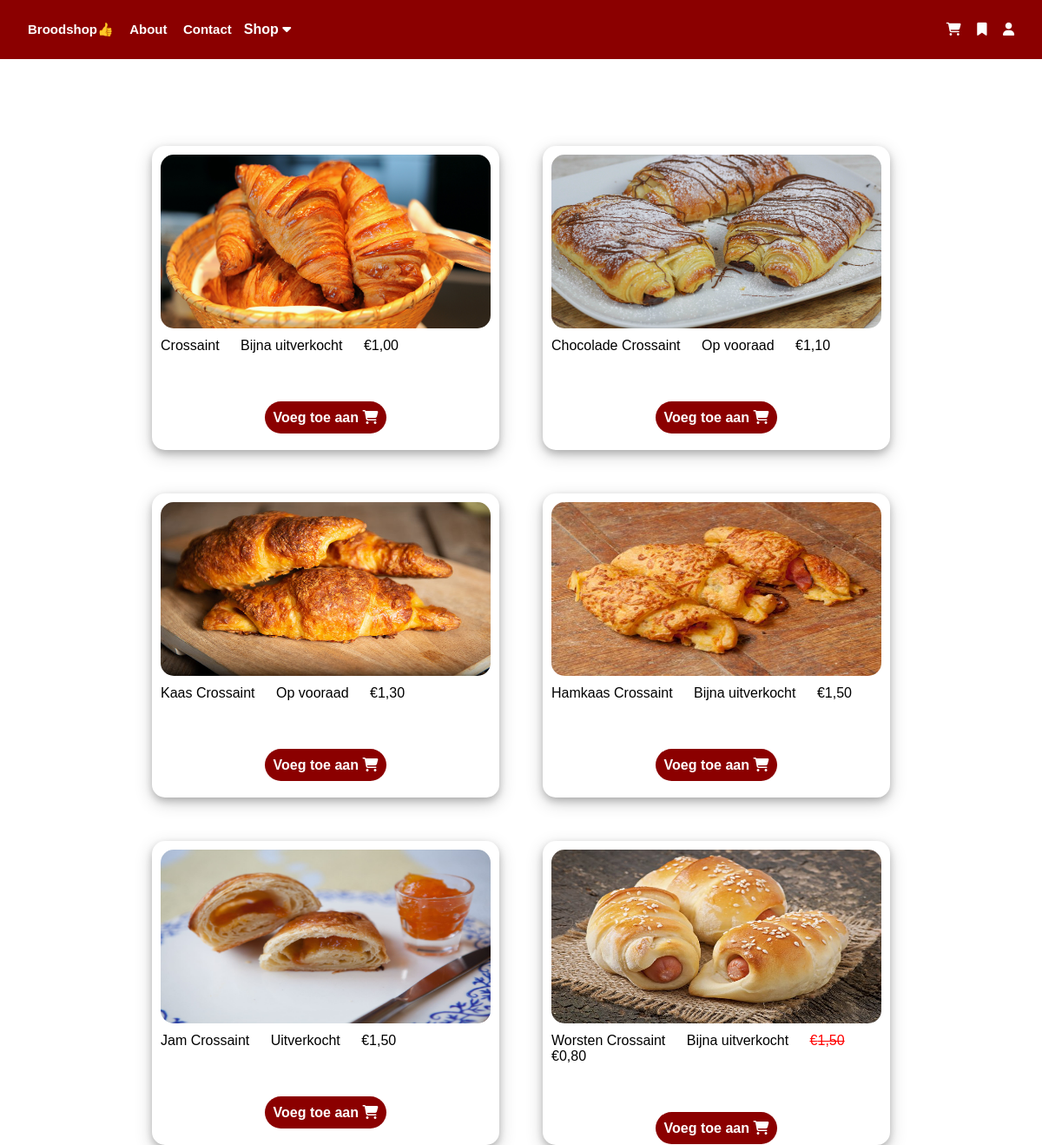
/crossaint.php, run on the app's committed database.
### tables this page shows
CREATE TABLE `producten` (
  `ID` smallint(11) NOT NULL,
  `Catogorie` varchar(16) NOT NULL,
  `Naam` varchar(20) NOT NULL,
  `Prijs` decimal(4,2) NOT NULL,
  `Voorraad` mediumint(4) NOT NULL
);

### function.php (the view, shortened to what this page needs)
<?php
function function1($img1, $stock, $prijs, $naam ) {
    echo "<div class='project-container'>
            <div class='project-item'><img src='$img1' alt=''></div>
        <div class='project-description'>
                <span>$naam</span>
                <span>$stock</span>
                <span>€".number_format($prijs, 2, ",", "")."</span>
            </div>
            <div class='project-button'>
                <a href=''>Voeg toe aan <i class='fa-solid fa-cart-shopping'></i></a>
            </div>
        </div>";
};
function function2($img1, $stock, $prijs, $naam, $prijs_korting ) {
    echo "<div class='project-container'>
            <div class='project-item'><img src='$img1' alt=''></div>
        <div class='project-description'>
                <span>$naam</span>
                <span>$stock</span>
                <span class='oude_prijs'>€".number_format($prijs, 2, ",", "")."</span>
                <span>€$prijs_korting</span>
            </div>
            <div class='project-button'>
                <a href=''>Voeg toe aan <i class='fa-solid fa-cart-shopping'></i></a>
            </div>
        </div>";
};

### header.php (shortened to what this page needs)
<!DOCTYPE html>
<html lang="en">
<head>
    <link rel="stylesheet" href="css/style.css">
</head>
<body>
<section class="nav-container">
    <header>
        <ul class="nav_links2">
            <li><a href="index.php">Broodshop👍 </a></li>
            <li class="dropdown">
                <div class="dropbtn">Shop
                    <i class="fa fa-caret-down"></i>
                </div>
            </li>
            <li><a href="">About</a></li>
            <li><a href="">Contact</a></li>
        </ul>
        <ul class="nav_links">
            <li><a href=""><i class="fa-solid fa-cart-shopping"></i></a></li>
            <li><a href=""><i class="fa-solid fa-bookmark"></i></a></li>
            <li><a href=""><i class="fa-solid fa-user"></i></a></li>
        </ul>
    </header>
</section>
</body>
</html>

### crossaint.php (shortened to what this page needs)
<?php
require "header.php";
require "function.php";
$dbconnect = new dbconnection();
$sql = "SELECT * FROM producten WHERE `Catogorie` = 'Crossaint' ";
$query = $dbconnect -> prepare($sql);
$query -> execute() ;
$item_array = $query -> fetchAll(PDO::FETCH_NUM);
$array_teller = count($item_array);
$item_array = function3($item_array, $array_teller);
$prijs_korting_2 = function4($item_array, 0)
?>
<section>
    <div class="grid-project">
        <?php
        function1( "img/Crossaint.jpg", $item_array[0][4], $item_array[0][3], $item_array[0][2]);
        function2("img/worstenbroodje_crossaint.png",  $item_array[5][4], $item_array[5][3], $item_array[5][2], $prijs_korting_2);
        ?>
    </div>
</section>

### css/style.css (style rules this page uses)
* { margin: 0; padding: 0; box-sizing: border-box; font-family: sans-serif; scrollbar-width: none; }
.nav-container li, a { font-weight: 600; font-size: 16px; color: #edf0f1; text-decoration: none }
header { top: 0; left: 0; width: 100%; display: flex; justify-content: space-between; align-items: center; background-color: darkred; z-index: 1000000; }
.nav_links2 { padding: 25px 25px; list-style: none; }
.nav_links2 li { display:inline-block; padding: 0px 7px; }
.nav_links { list-style: none; justify-content: flex-end; padding: 25px 25px; }
.nav_links li { display: inline-block; padding: 0 7px; cursor: pointer; font-size: 8; }
.nav_links li a { color: white; font-size: 15px; }
.nav_links2 li a { font-size: 15px; }
.nav_links2 li a { color: white; font-size: 15px; }
.dropdown { overflow: hidden; float: right; }
.dropbtn { font-weight: 600; font-size: 16px; color: #edf0f1; text-decoration: none }
.dropdown .dropbtn { font-size: 16px; border: none; outline: none; color: white; background-color: inherit; font-family: inherit; }
.grid-project { display: grid; grid-template-columns:repeat(auto-fit, 400px) ; padding-top: 100px; justify-content: center; grid-gap: 50px; }
.project-item { text-align: center; font-size: 22px; margin-bottom: 5px; }
.project-item img { height: 200px; width: 380px; border-radius: 15px; margin-top: 10px; }
.project-container { background-color: white; border-radius: 15px; height: 350px; width: 400px; box-shadow: 0 4px 8px 0 rgba(0, 0, 0, 0.2), 0 6px 20px 0 rgba(0, 0, 0, 0.19); }
.project-container { transition: 0.2s; }
.project-description span { text-align: initial; margin-left: 10px; margin-right: 10px; }
.oude_prijs { text-decoration: line-through; color: red; }
.project-button { margin-top: 65px; text-align: center; }
.project-button a { background-color: darkred; border-radius: 25px; padding: 10px; color: white; }

### data on the page
producten: Naam "Crossaint", Prijs "1,00", Prijs "0,80"
producten: Naam "Chocolade Crossaint", Prijs "1,10"
producten: Naam "Kaas Crossaint", Prijs "1,30"
producten: Naam "Hamkaas Crossaint", Prijs "1,50 1,50", Prijs "1,50"
producten: Naam "Jam Crossaint"
producten: Naam "Worsten Crossaint"

### other printed values
$stock "Bijna uitverkocht Op vooraad Op vooraad Bijna uitverkocht Uitverkocht"
$stock "Bijna uitverkocht"
